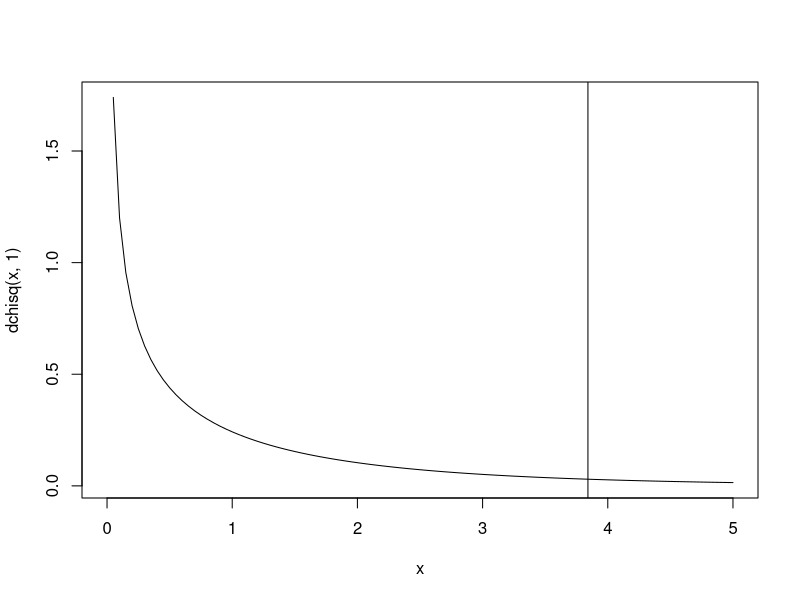
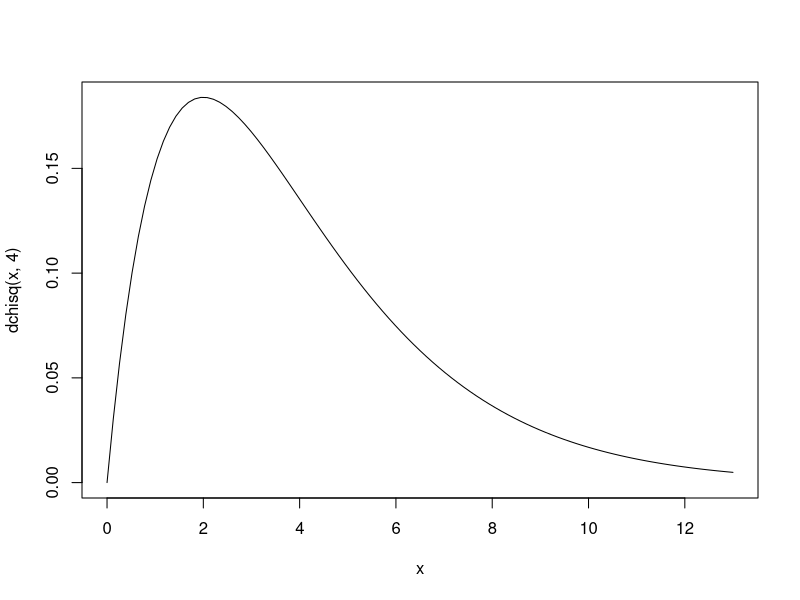
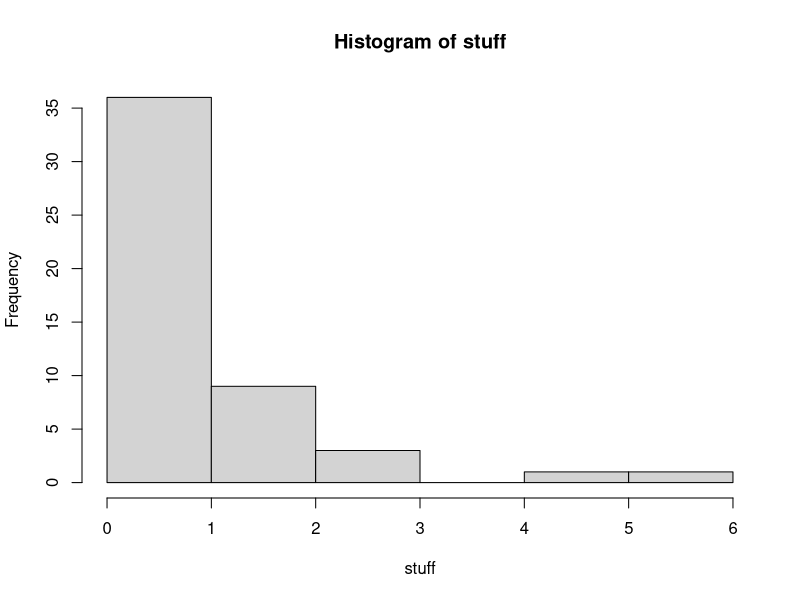
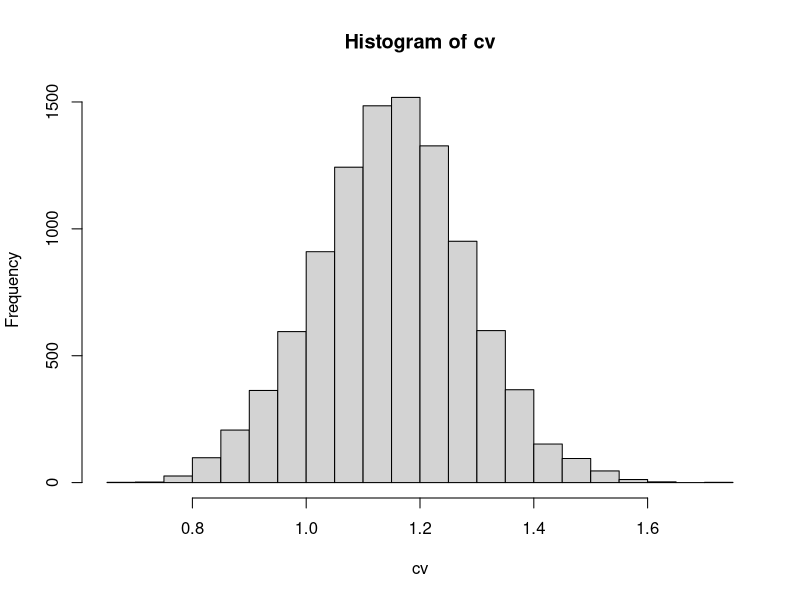

Recreate these plots in R, in order.
curve(dchisq(x, 1), 0, 5)
a <- qnorm(.975)
a
abline(v = a^2)
pchisq(a^2, 1)

curve(dchisq(x, 4), 0, 13)
(qchisq(.025, 4)->a)
(qchisq(.975, 4)->b)
pchisq(b, 4) - pchisq(a, 4)

qnorm(0.10, 88, 4) -> a
a
qnorm(c(0.10, 0.25, 0.75, 0.90), 88, 4)

qnorm(c(0.10, 0.25, 0.75, 0.90), 30, 5)
# P(gbar >= 90 | N(88, 1))
1 - pnorm(90, 88, 1)
pnorm(90, 88, 1, lower = FALSE)







set.seed(34)
stuff <- rgamma(50, 1, 1)
hist(stuff)
xbar <- mean(stuff)
SD <- sd(stuff)
SD/xbar
set.seed(551)
B <- 10^4
cv <- numeric(B)
for(i in 1:B){
  bss <- sample(stuff, size = 50, replace = TRUE)
  cv[i] <- sd(bss)/mean(bss)
}
hist(cv)
quantile(cv, probs = c(0.025, 0.975)) -> CI
CI

BootBias <- mean(cv) - SD/xbar
BootBias
